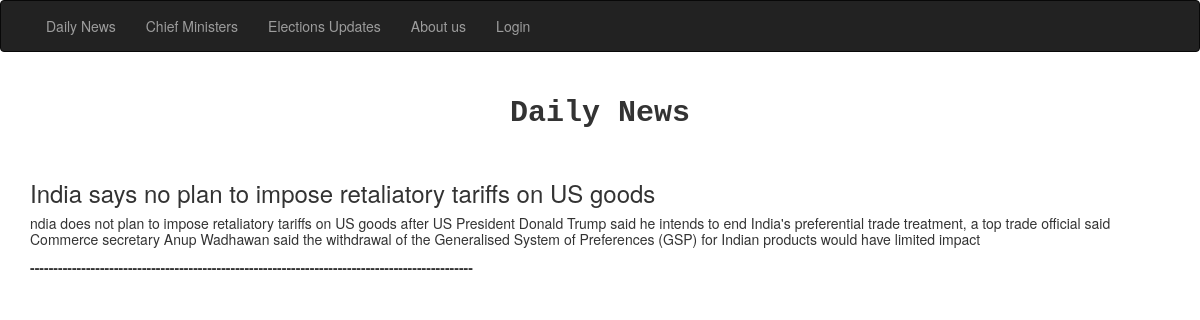
The page /nirvachit/news/ on the database its author committed.
### pollapp/models.py (models this page shows, shortened)
class News(models.Model):
	author = models.ForeignKey('auth.User', on_delete = models.CASCADE)
	title = models.CharField(max_length= 100)
	text = models.TextField()
	created_date = models.DateTimeField(default = timezone.now)
	published_date = models.DateTimeField(blank = True, null = True)
	class Meta:
		verbose_name = "News"
		verbose_name_plural = "News"

### pollapp/views.py (the view)
# urls.py: path('news/', views.news, name = 'news'),
def news(request):
	new = News.objects.all()
	context = {
	'new' : new
		}
	return render(request, 'pollapp/news.html',  context)

### pollapp/templates/pollapp/news.html
{% extends 'base.html' %}
{% block body %}
<div class="container">
	<div class="row">
		<div class="col-xs-12">
			<center><h2><b style="font-family: monospace;">Daily News</b></h2></center>
		</div>
	</div>
</div>
<br>
<div class="container">
	<div class="row">
		<div class="col-xs-12">
			{% for news_list in new %}
			<h3>{{ news_list.title }}</h3>
			<h5><p>{{ news_list.text|linebreaksbr }}</p></h5>
			<b>-----------------------------------------------------------------------------------------------</b>
			{% endfor %}
		</div>
	</div>
</div>
{% endblock %}

### rows shown on the page
News: title "India says no plan to impose retaliatory tariffs on US goods", text "ndia does not plan to impose retaliatory tariffs on US goods after US President Donald Trump said he intends to end India's preferential trade treatment, a top trade official said Commerce secretary Anup Wadhawan said the withdrawal of the Generalised System of Preferences (GSP) for Indian products would have limited impact"
